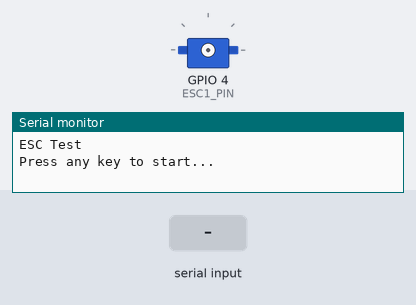
This program was run on a simulated ESP32. Parts: servo, the last lines printed to the serial monitor. The inputs (shaded band) are chosen by the test bench.

Above: at 0.8 s.
0.9 s: "1" received over Serial
At 4.4 s:
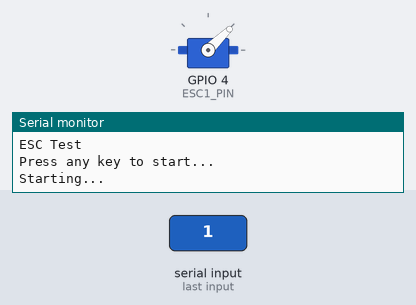
At 7.9 s:
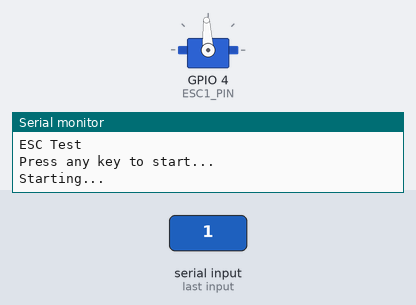
Timing chart, 0 to 9.4 s (numbered marks = the images above; inputs shaded):
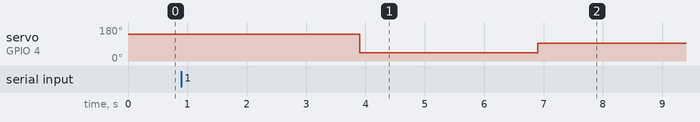

The program:

main.cpp
```cpp
#include <Arduino.h>
#include <ESP32Servo.h>

// 使用可能ピン→13, 12, 14, 27, 26, 25, 33, 32, 15, 2, 0, 4, 5, 18, 19, 21, 22, 23
#define ESC1_PIN 4
Servo esc1; // 一つのescにつき一つ必要です Servo name;(nameは任意の名前)

#define ESC_MAX 2000
#define ESC_MIN 1000
void escSetup(Servo *esc, int pin);      // this take 6s .please wait
void escMove(Servo *esc, int speed = 0); // speed = 0-100

void setup()
{
    Serial.begin(115200);
    Serial.println("ESC Test");
    Serial.println("Press any key to start...");
    while (!Serial.available()) // 何かしらのキーが押されるまで待機します→シリアルモニターから文字を送ることでescがセットアップされます
        ;
    Serial.read();
    Serial.println("Starting...");

    escSetup(&esc1, ESC1_PIN); // escのセットアップ．escSetup(&esc~~, pinName);と書き，pinNameにはescの信号線がつながっているピン番号を入れます．&が必要なので注意
}

void loop()
{
    escMove(&esc1, 50); // escのスピードを変更します．escMove(&esc~~, speed);と書き，speedには0-100の値を入れます．&が必要なので注意
}

void escSetup(Servo *esc, int pin)
{
    esc->attach(pin);
    esc->setPeriodHertz(50); // 20ms
    esc->writeMicroseconds(ESC_MAX);
    delay(3000);
    esc->writeMicroseconds(ESC_MIN);
    delay(3000);
}

void escMove(Servo *esc, int speed)
{
    int speedValue = map(speed, 0, 100, ESC_MIN, ESC_MAX);
    esc->writeMicroseconds(speedValue);
}
```

Measured:
- after the input at 0.9 s, servo on GPIO 4 (ESC1_PIN): 141° → 44° after 3.0 s, → 93° 3.0 s later
